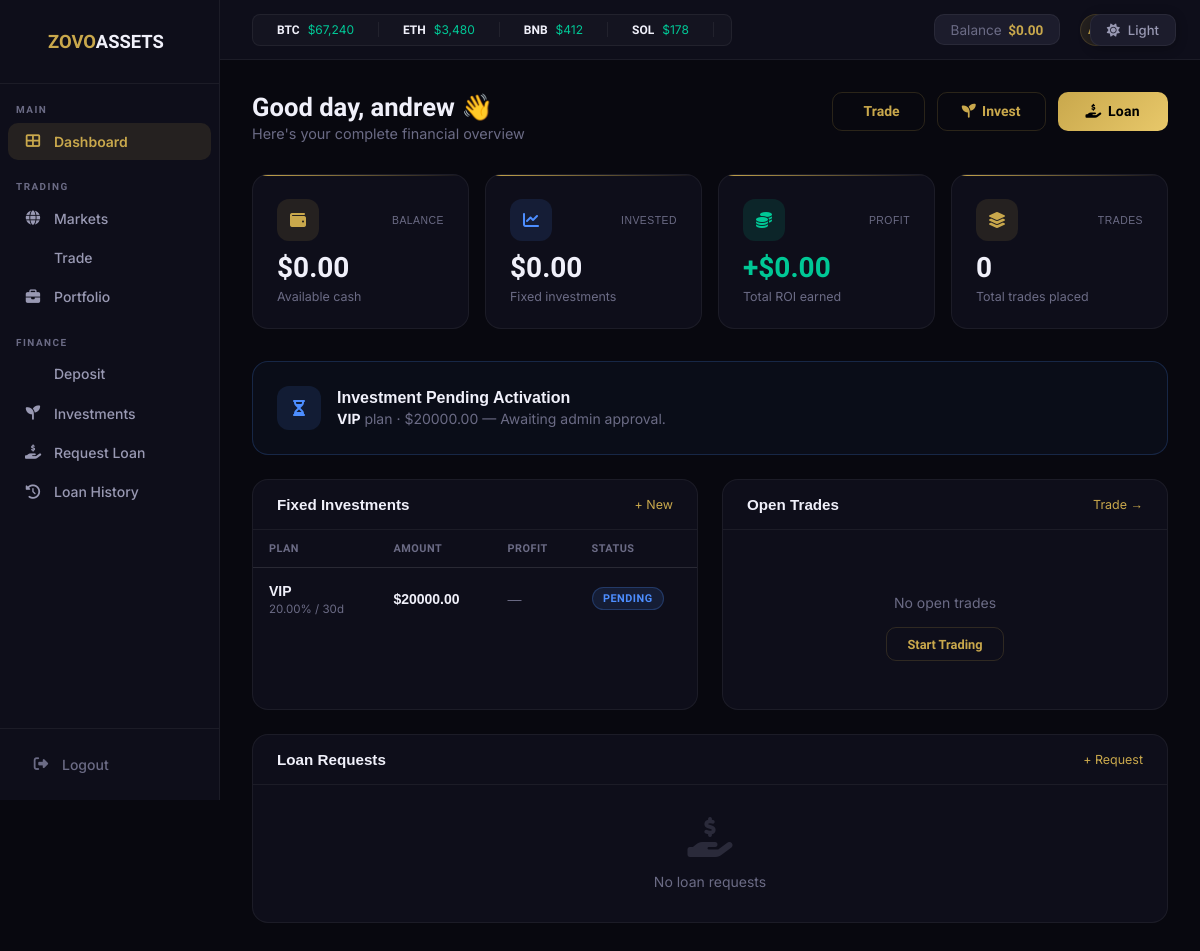
The page /dashboard/ (signed in) on the database as committed earlier.
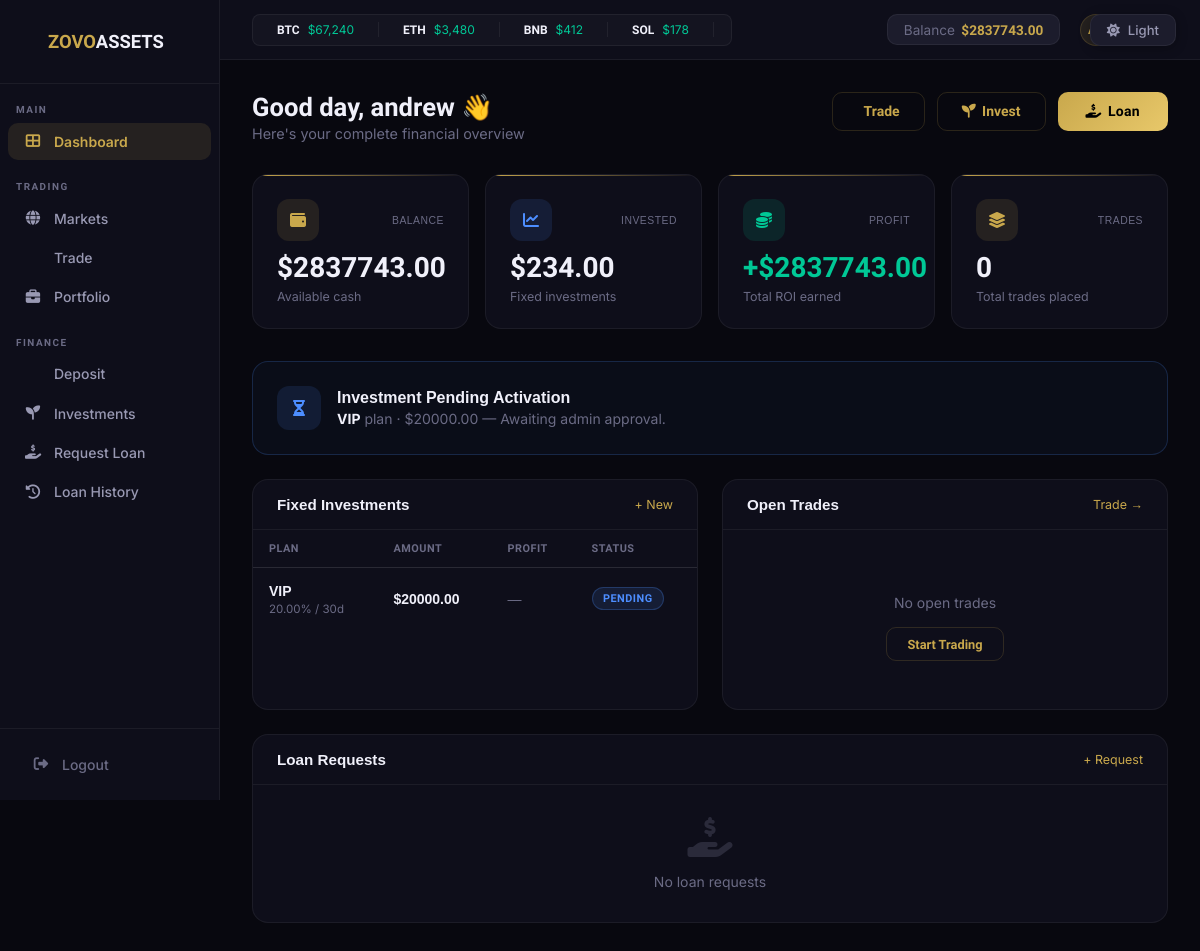
The same page on the database as committed later.
### core/models.py (models this page shows, shortened)
class User(AbstractBaseUser, PermissionsMixin):
    full_name = models.CharField(max_length=150)
    email = models.EmailField(unique=True)
    phone = models.CharField(max_length=20, blank=True)
    is_active = models.BooleanField(default=True)
    is_staff = models.BooleanField(default=False)
    date_joined = models.DateTimeField(auto_now_add=True)
    USERNAME_FIELD = "email"
    REQUIRED_FIELDS = ["full_name"]
    objects = UserManager()

class Wallet(models.Model):
    user = models.OneToOneField(User, on_delete=models.CASCADE, related_name="wallet")
    balance = models.DecimalField(max_digits=14, decimal_places=2, default=0)
    total_invested = models.DecimalField(max_digits=14, decimal_places=2, default=0)
    total_profit = models.DecimalField(max_digits=14, decimal_places=2, default=0)
    created_at = models.DateTimeField(auto_now_add=True)
    updated_at = models.DateTimeField(auto_now=True)

### investments/models.py (models this page shows, shortened)
class Investment(models.Model):
    STATUS_CHOICES = [
        ("pending", "Pending"),
        ("active", "Active"),
        ("completed", "Completed"),
        ("cancelled", "Cancelled"),
    ]
    user = models.ForeignKey("core.User", on_delete=models.CASCADE, related_name="investments")
    plan = models.ForeignKey(InvestmentPlan, on_delete=models.PROTECT)
    amount = models.DecimalField(max_digits=14, decimal_places=2)
    start_date = models.DateTimeField(null=True, blank=True)
    end_date = models.DateTimeField(null=True, blank=True)
    status = models.CharField(max_length=20, choices=STATUS_CHOICES, default="pending")
    created_at = models.DateTimeField(auto_now_add=True)
    profit = models.DecimalField(max_digits=14, decimal_places=2, default=0)

class InvestmentPlan(models.Model):
    name = models.CharField(max_length=100)
    min_amount = models.DecimalField(max_digits=12, decimal_places=2)
    max_amount = models.DecimalField(max_digits=12, decimal_places=2, null=True, blank=True)
    roi_percent = models.DecimalField(max_digits=5, decimal_places=2)
    duration_days = models.PositiveIntegerField()
    is_active = models.BooleanField(default=True)
    description = models.TextField(blank=True)

### core/views.py (the view)
# urls.py: path("dashboard/", views.dashboard, name="dashboard"),
@login_required
def dashboard(request):
    user = request.user
    wallet = user.wallet
    investments = user.investments.select_related("plan").order_by("-created_at")
    loans = user.loans.order_by("-created_at")
    active_investment = investments.filter(status="active").first()
    pending_investment = investments.filter(status="pending").first()
    open_trades = user.trades.filter(status="open").select_related("asset") if hasattr(user, 'trades') else []
    trade_count = user.trades.count() if hasattr(user, 'trades') else 0
    return render(request, "core/dashboard.html", {
        "wallet": wallet,
        "investments": investments,
        "loans": loans,
        "active_investment": active_investment,
        "pending_investment": pending_investment,
        "open_trades": open_trades,
        "trade_count": trade_count,
    })

### templates/core/dashboard.html (shortened to what this page needs)
{% extends "base.html" %}
{% block content %}
<div style="display:flex;align-items:flex-start;justify-content:space-between;margin-bottom:2rem;flex-wrap:wrap;gap:1rem;">
  <div>
    <h1 style="font-size:1.6rem;font-weight:800;margin-bottom:0.2rem;">Good day, {{ user.full_name.split.0 }} 👋</h1>
    <p style="color:var(--text-muted);font-size:0.9rem;">Here's your complete financial overview</p>
  </div>
  <div style="display:flex;gap:0.75rem;">
    <a href="{% url 'trade' %}" class="btn-outline-gold">Trade</a>
    <a href="{% url 'new_investment' %}" class="btn-outline-gold"><i class="fas fa-seedling" style="margin-right:0.4rem;"></i>Invest</a>
    <a href="{% url 'request_loan' %}" class="btn-gold"><i class="fas fa-hand-holding-usd" style="margin-right:0.4rem;"></i>Loan</a>
  </div>
</div>
<div style="display:grid;grid-template-columns:repeat(4,1fr);gap:1rem;margin-bottom:2rem;">
  <div class="stat-card">
    <div style="display:flex;justify-content:space-between;align-items:center;margin-bottom:0.75rem;">
      <div class="stat-icon" style="background:var(--gold-dim);"><i class="fas fa-wallet" style="color:var(--gold);"></i></div>
      <span style="font-size:0.65rem;color:var(--text-muted);font-family:'Syne',sans-serif;text-transform:uppercase;letter-spacing:0.5px;">Balance</span>
    </div>
    <div class="stat-value">${{ wallet.balance|floatformat:2 }}</div>
    <div class="stat-label">Available cash</div>
  </div>
  <div class="stat-card">
    <div style="display:flex;justify-content:space-between;align-items:center;margin-bottom:0.75rem;">
      <div class="stat-icon" style="background:rgba(77,142,255,0.12);"><i class="fas fa-chart-line" style="color:var(--blue);"></i></div>
      <span style="font-size:0.65rem;color:var(--text-muted);font-family:'Syne',sans-serif;text-transform:uppercase;letter-spacing:0.5px;">Invested</span>
    </div>
    <div class="stat-value">${{ wallet.total_invested|floatformat:2 }}</div>
    <div class="stat-label">Fixed investments</div>
  </div>
  <div class="stat-card">
    <div style="display:flex;justify-content:space-between;align-items:center;margin-bottom:0.75rem;">
      <div class="stat-icon" style="background:rgba(0,200,150,0.12);"><i class="fas fa-coins" style="color:var(--green);"></i></div>
      <span style="font-size:0.65rem;color:var(--text-muted);font-family:'Syne',sans-serif;text-transform:uppercase;letter-spacing:0.5px;">Profit</span>
    </div>
    <div class="stat-value" style="color:var(--green);">+${{ wallet.total_profit|floatformat:2 }}</div>
    <div class="stat-label">Total ROI earned</div>
  </div>
  <div class="stat-card">
    <div style="display:flex;justify-content:space-between;align-items:center;margin-bottom:0.75rem;">
      <div class="stat-icon" style="background:rgba(201,168,76,0.12);"><i class="fas fa-layer-group" style="color:var(--gold);"></i></div>
      <span style="font-size:0.65rem;color:var(--text-muted);font-family:'Syne',sans-serif;text-transform:uppercase;letter-spacing:0.5px;">Trades</span>
    </div>
    <div class="stat-value">{{ trade_count }}</div>
    <div class="stat-label">Total trades placed</div>
  </div>
</div>
{% if active_investment %}
<div class="z-card" style="margin-bottom:1.5rem;background:linear-gradient(135deg,rgba(201,168,76,0.06),transparent);border-color:var(--border);">
  <div style="display:flex;align-items:center;justify-content:space-between;flex-wrap:wrap;gap:1rem;">
    <div style="display:flex;align-items:center;gap:1rem;">
      <div style="width:48px;height:48px;border-radius:14px;background:var(--gold-dim);display:flex;align-items:center;justify-content:center;"><i class="fas fa-seedling" style="color:var(--gold);font-size:1.1rem;"></i></div>
      <div>
        <div style="display:flex;align-items:center;gap:0.75rem;margin-bottom:0.25rem;">
          <span class="z-badge badge-active">● Active</span>
          <span style="font-family:'Syne',sans-serif;font-weight:700;">{{ active_investment.plan.name }} Investment</span>
        </div>
        <p style="color:var(--text-muted);font-size:0.875rem;">${{ active_investment.amount|floatformat:2 }} invested — Expected profit: <span style="color:var(--green);">+${{ active_investment.profit|floatformat:2 }}</span></p>
      </div>
    </div>
    <div style="text-align:right;">
      <div style="font-size:0.8rem;color:var(--text-muted);margin-bottom:0.3rem;">{{ active_investment.days_remaining }} days remaining · Matures {{ active_investment.end_date|date:"M d, Y" }}</div>
      <div class="z-progress" style="width:200px;"><div class="z-progress-bar" style="width:{{ active_investment.progress_percent }}%;"></div></div>
    </div>
  </div>
</div>
{% elif pending_investment %}
<div class="z-card" style="margin-bottom:1.5rem;background:rgba(77,142,255,0.04);border-color:rgba(77,142,255,0.2);">
  <div style="display:flex;align-items:center;gap:1rem;">
    <div style="width:44px;height:44px;border-radius:12px;background:rgba(77,142,255,0.12);display:flex;align-items:center;justify-content:center;flex-shrink:0;"><i class="fas fa-hourglass-half" style="color:var(--blue);"></i></div>
    <div>
      <div style="font-family:'Syne',sans-serif;font-weight:700;margin-bottom:0.2rem;">Investment Pending Activation</div>
      <p style="color:var(--text-muted);font-size:0.875rem;"><strong style="color:var(--text);">{{ pending_investment.plan.name }}</strong> plan · ${{ pending_investment.amount|floatformat:2 }} — Awaiting admin approval.</p>
    </div>
  </div>
</div>
{% endif %}
<div style="display:grid;grid-template-columns:1fr 1fr;gap:1.5rem;margin-bottom:1.5rem;">
  <div class="z-card" style="padding:0;overflow:hidden;">
    <div style="padding:1rem 1.5rem;border-bottom:1px solid var(--border-soft);display:flex;justify-content:space-between;align-items:center;">
      <h3 style="font-family:'Syne',sans-serif;font-size:0.95rem;font-weight:700;">Fixed Investments</h3>
      <a href="{% url 'new_investment' %}" style="font-size:0.78rem;color:var(--gold);">+ New</a>
    </div>
    {% if investments %}
    <table class="z-table">
      <thead><tr><th>Plan</th><th>Amount</th><th>Profit</th><th>Status</th></tr></thead>
      <tbody>
        {% for inv in investments %}
        <tr>
          <td><span style="font-family:'Syne',sans-serif;font-weight:600;">{{ inv.plan.name }}</span><br><span style="font-size:0.72rem;color:var(--text-muted);">{{ inv.plan.roi_percent }}% / {{ inv.plan.duration_days }}d</span></td>
          <td style="font-family:'Syne',sans-serif;font-weight:600;">${{ inv.amount|floatformat:2 }}</td>
          <td style="color:var(--green);font-family:'Syne',sans-serif;">{% if inv.profit %}+${{ inv.profit|floatformat:2 }}{% else %}<span style="color:var(--text-muted);">—</span>{% endif %}</td>
          <td><span class="z-badge badge-{{ inv.status }}">{{ inv.get_status_display }}</span></td>
        </tr>
        {% endfor %}
      </tbody>
    </table>
    {% else %}
    <div class="empty-state"><i class="fas fa-seedling"></i><p style="font-size:0.875rem;margin-bottom:1rem;">No investments yet</p><a href="{% url 'new_investment' %}" class="btn-gold" style="font-size:0.8rem;padding:0.55rem 1.25rem;">Start Investing</a></div>
    {% endif %}
  </div>
  <div class="z-card" style="padding:0;overflow:hidden;">
    <div style="padding:1rem 1.5rem;border-bottom:1px solid var(--border-soft);display:flex;justify-content:space-between;align-items:center;">
      <h3 style="font-family:'Syne',sans-serif;font-size:0.95rem;font-weight:700;">Open Trades</h3>
      <a href="{% url 'trade' %}" style="font-size:0.78rem;color:var(--gold);">Trade →</a>
    </div>
    {% if open_trades %}
    <table class="z-table">
      <thead><tr><th>Asset</th><th>Entry</th><th>P&L</th><th></th></tr></thead>
      <tbody>
        {% for t in open_trades %}
        <tr>
          <td><strong style="font-family:'Syne',sans-serif;">{{ t.asset.symbol }}</strong><br><span style="font-size:0.72rem;color:var(--text-muted);">{{ t.quantity|floatformat:4 }} units</span></td>
          <td>${{ t.entry_price|floatformat:2 }}</td>
          <td class="{% if t.unrealized_pnl >= 0 %}up{% else %}down{% endif %}" style="font-family:'Syne',sans-serif;font-weight:700;">{% if t.unrealized_pnl >= 0 %}+{% endif %}${{ t.unrealized_pnl|floatformat:2 }}</td>
          <td><a href="/trading/trade/{{ t.asset.symbol }}/" style="font-size:0.78rem;color:var(--gold);">View</a></td>
        </tr>
        {% endfor %}
      </tbody>
    </table>
    {% else %}
    <div class="empty-state"><p style="font-size:0.875rem;margin-bottom:1rem;">No open trades</p><a href="{% url 'trade' %}" class="btn-outline-gold" style="font-size:0.8rem;padding:0.55rem 1.25rem;">Start Trading</a></div>
    {% endif %}
  </div>
</div>
<div class="z-card" style="padding:0;overflow:hidden;">
  <div style="padding:1rem 1.5rem;border-bottom:1px solid var(--border-soft);display:flex;justify-content:space-between;align-items:center;">
    <h3 style="font-family:'Syne',sans-serif;font-size:0.95rem;font-weight:700;">Loan Requests</h3>
    <a href="{% url 'request_loan' %}" style="font-size:0.78rem;color:var(--gold);">+ Request</a>
  </div>
  {% if loans %}
  <table class="z-table">
    <thead><tr><th>Amount</th><th>Purpose</th><th>Status</th><th>Date</th></tr></thead>
    <tbody>
      {% for loan in loans %}
      <tr>
        <td style="font-family:'Syne',sans-serif;font-weight:700;">${{ loan.amount|floatformat:2 }}</td>
        <td style="color:var(--text-muted);font-size:0.875rem;">{{ loan.purpose|truncatechars:50 }}</td>
        <td><span class="z-badge badge-{{ loan.status }}">{{ loan.get_status_display }}</span></td>
        <td style="font-size:0.8rem;color:var(--text-muted);">{{ loan.created_at|date:"M d, Y" }}</td>
      </tr>
      {% endfor %}
    </tbody>
  </table>
  {% else %}
  <div class="empty-state" style="padding:2rem;"><i class="fas fa-hand-holding-usd"></i><p style="font-size:0.875rem;">No loan requests</p></div>
  {% endif %}
</div>
{% endblock %}

### templates/base.html (shortened to what this page needs)
<!DOCTYPE html>
<html lang="en">
<head>
<link href="https://cdnjs.cloudflare.com/ajax/libs/font-awesome/6.4.0/css/all.min.css" rel="stylesheet">
</head>
<body>
{% if user.is_authenticated %}
<aside class="sidebar">
  <div class="sidebar-logo">
    <a href="/" style="display:flex;align-items:center;gap:0.4rem;">
      <span class="logo-text">ZOVO<span>ASSETS</span></span>
    </a>
  </div>
  <div class="sidebar-section">Main</div>
  <a href="{% url 'dashboard' %}" class="{% if request.resolver_match.url_name == 'dashboard' %}active{% endif %}">
    <i class="fas fa-th-large"></i> Dashboard
  </a>
  <div class="sidebar-section">Trading</div>
  <a href="{% url 'market' %}" class="{% if request.resolver_match.url_name == 'market' %}active{% endif %}">
    <i class="fas fa-globe"></i> Markets
  </a>
  <a href="{% url 'trade' %}" class="{% if 'trade' in request.resolver_match.url_name %}active{% endif %}">
     Trade
  </a>
  <a href="{% url 'portfolio' %}" class="{% if request.resolver_match.url_name == 'portfolio' %}active{% endif %}">
    <i class="fas fa-briefcase"></i> Portfolio
  </a>
  <div class="sidebar-section">Finance</div>
  <a href="{% url 'deposit' %}" class="{% if request.resolver_match.url_name == 'deposit' or request.resolver_match.url_name == 'deposit_history' %}active{% endif %}">
     Deposit
  </a>
  <a href="{% url 'new_investment' %}" class="{% if request.resolver_match.url_name == 'new_investment' %}active{% endif %}">
    <i class="fas fa-seedling"></i> Investments
  </a>
  <a href="{% url 'request_loan' %}" class="{% if request.resolver_match.url_name == 'request_loan' %}active{% endif %}">
    <i class="fas fa-hand-holding-usd"></i> Request Loan
  </a>
  <a href="{% url 'loan_history' %}" class="{% if request.resolver_match.url_name == 'loan_history' %}active{% endif %}">
    <i class="fas fa-history"></i> Loan History
  </a>
  <div class="sidebar-bottom">
    <a href="{% url 'logout' %}"><i class="fas fa-sign-out-alt"></i> Logout</a>
  </div>
</aside>
<header class="topbar">
  <div class="topbar-left">
    <div class="ticker-bar" style="width:480px;border-radius:8px;border:1px solid var(--border-soft);">
      <div class="ticker-track" id="topTicker"></div>
    </div>
  </div>
  <div class="topbar-right">
    <div class="topbar-balance" id="topBalance">
      <span>Balance</span><strong>${{ user.wallet.balance|floatformat:2 }}</strong>
    </div>
    <div class="topbar-user">
      <div class="topbar-avatar">{{ user.full_name|slice:":2"|upper }}</div>
      <span>{{ user.full_name.split.0 }}</span>
    </div>
  </div>
</header>
<button id="themeToggle" onclick="toggleTheme()" style="position:fixed;top:14px;right:1.5rem;z-index:9999;background:var(--dark-4);border:1px solid var(--border-soft);border-radius:10px;padding:0.45rem 1rem;cursor:pointer;display:flex;align-items:center;gap:0.5rem;color:var(--text-soft);font-size:0.82rem;font-family:'Inter',sans-serif;font-weight:500;transition:all 0.2s;box-shadow:0 2px 12px rgba(0,0,0,0.3);">
  <i class="fas fa-sun" id="themeIcon"></i>
  <span id="themeLabel">Light</span>
</button>
<div class="main-content">
  <div class="page-body">
    {% block content %}{% endblock %}
  </div>
</div>
{% else %}
{% block auth_content %}{% endblock %}
{% endif %}
</body>
</html>

Rows that differ between the two databases and show on the page:
changed User "andrew": wallet.balance "0.00" → "2837743.00"
changed Wallet: balance "0.00" → "2837743.00"; total_invested "0.00" → "234.00"; total_profit "0.00" → "2837743.00"
